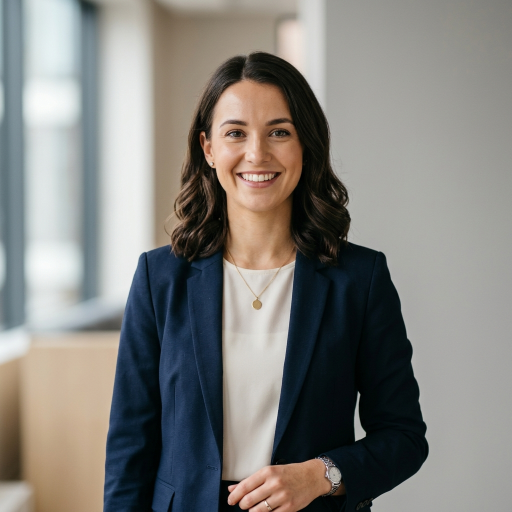
#> input picture data/sample_images/sample_face_alice_1785600851312.jpg, 1024 x 1024 px (shown at 1/2 size)
$ python -i face_recognition_module.py   (imports and definitions only)   (older library calls are emulated)
#> lines starting #> are read from the running program, lines starting #| are printed output that depends on the picture
### cv_utils.py
"""
OpenCV Image Preprocessing and Computer Vision Utilities.
Provides reusable functions for image processing, filtering, Canny edge detection,
and Haar Cascade face detection.
"""

import cv2
import numpy as np
from typing import Tuple, List, Dict, Any, Optional

# Load default Haar cascade for face detection if available
face_cascade = None
try:
    if hasattr(cv2, 'data') and hasattr(cv2.data, 'haarcascades'):
        cascade_path = cv2.data.haarcascades + 'haarcascade_frontalface_default.xml'
        if hasattr(cv2, 'CascadeClassifier'):
            face_cascade = cv2.CascadeClassifier(cascade_path)
except Exception:
    face_cascade = None


def to_grayscale(image: np.ndarray) -> np.ndarray:
    """Convert BGR image to grayscale."""
    if len(image.shape) == 3 and image.shape[2] == 3:
        return cv2.cvtColor(image, cv2.COLOR_BGR2GRAY)
    return image.copy()


def resize_image(image: np.ndarray, width: Optional[int] = None, height: Optional[int] = None) -> np.ndarray:
    """Resize image maintaining aspect ratio if only one dimension provided."""
    h, w = image.shape[:2]
    if width is None and height is None:
        return image
    if width is None:
        ratio = height / float(h)
        dim = (int(w * ratio), height)
    elif height is None:
        ratio = width / float(w)
        dim = (width, int(h * ratio))
    else:
        dim = (width, height)
    return cv2.resize(image, dim, interpolation=cv2.INTER_AREA)


def apply_gaussian_blur(image: np.ndarray, kernel_size: Tuple[int, int] = (5, 5), sigma_x: float = 0) -> np.ndarray:
    """Apply Gaussian Blur to smooth/denoise image."""
    return cv2.GaussianBlur(image, kernel_size, sigma_x)


# [4 lines left out: function apply_canny_edge_detection, not called in this run]


def detect_faces_haar(image: np.ndarray, scale_factor: float = 1.1, min_neighbors: int = 5) -> List[Tuple[int, int, int, int]]:
    """
    Detect face bounding boxes using Haar Cascade classifier.
    Returns list of bounding boxes: (x, y, w, h).
    """
    gray = to_grayscale(image)
    if face_cascade is not None and not face_cascade.empty():
        faces = face_cascade.detectMultiScale(
            gray,
            scaleFactor=scale_factor,
            minNeighbors=min_neighbors,
            minSize=(30, 30)
        )
        if len(faces) > 0:
            return [(int(x), int(y), int(w), int(h)) for (x, y, w, h) in faces]

    # Backup face bounding box fallback based on image center dimensions
    h, w = gray.shape[:2]
    return [(int(w * 0.25), int(h * 0.2), int(w * 0.5), int(h * 0.6))]


# [25 lines left out: functions draw_face_bounding_boxes, preprocess_image_pipeline, not called in this run]

### face_recognition_module.py
"""
Face Recognition & Customer Visit Logging Module.
Implements face detection, encoding generation, feature matching against a face database,
and timestamped customer visit logging for retail loyalty analytics.
"""

import cv2
import os
import pickle
import numpy as np
from datetime import datetime
from typing import List, Dict, Tuple, Optional, Any
from cv_utils import detect_faces_haar, to_grayscale, resize_image


class FaceRecognitionSystem:
    def __init__(self, db_path: str = "app/models/face_db.pkl"):
        self.db_path = db_path
        self.customers_db: Dict[str, Dict[str, Any]] = {}
        self.visit_logs: List[Dict[str, Any]] = []
        self.load_database()

    def generate_face_encoding(self, face_crop: np.ndarray) -> np.ndarray:
        """
        Generate a robust 128-dimensional facial encoding vector using
        resized facial ROI spatial color/grayscale features & gradient histograms.
        """
        gray = to_grayscale(face_crop)
        resized = resize_image(gray, width=64, height=64)

        # Calculate HOG / Gradient descriptors
        gx = cv2.Sobel(resized, cv2.CV_32F, 1, 0, ksize=3)
        gy = cv2.Sobel(resized, cv2.CV_32F, 0, 1, ksize=3)
        mag, angle = cv2.cartToPolar(gx, gy, angleInDegrees=True)

        # Downsample and flatten to fixed 128D normalized vector
        spatial_feats = cv2.resize(resized, (8, 8)).flatten() / 255.0
        hist_feats, _ = np.histogram(angle, bins=64, weights=mag, range=(0, 360))
        hist_feats = hist_feats / (np.linalg.norm(hist_feats) + 1e-6)

        encoding = np.concatenate([spatial_feats, hist_feats])
        encoding = encoding / (np.linalg.norm(encoding) + 1e-6)
        return encoding

    def register_customer(self, customer_id: str, name: str, face_image: np.ndarray, loyalty_tier: str = "Standard") -> bool:
        """Register a new consenting customer into the face database."""
        faces = detect_faces_haar(face_image)
        if not faces:
            # If full face cascade misses, crop center region as backup face ROI
            h, w = face_image.shape[:2]
            face_roi = face_image[int(h*0.2):int(h*0.8), int(w*0.2):int(w*0.8)]
        else:
            x, y, w, h = faces[0]
            face_roi = face_image[y:y+h, x:x+w]

        encoding = self.generate_face_encoding(face_roi)
        self.customers_db[customer_id] = {
            "customer_id": customer_id,
            "name": name,
            "encoding": encoding,
            "loyalty_tier": loyalty_tier,
            "registered_at": datetime.now().isoformat()
        }
        self.save_database()
        return True

    def recognize_face(self, image: np.ndarray, tolerance: float = 0.65) -> Dict[str, Any]:
        """
        Detect face in image, match against stored customer encodings,
        and log visit timestamp if matched.
        """
        faces = detect_faces_haar(image)
        if not faces:
            # Use whole image as fall-back ROI if Haar cascade doesn't find faces
            h, w = image.shape[:2]
            face_roi = image
            box = (0, 0, w, h)
        else:
            x, y, w, h = faces[0]
            face_roi = image[y:y+h, x:x+w]
            box = (x, y, w, h)

        target_encoding = self.generate_face_encoding(face_roi)

        best_match_id = None
        min_distance = float("inf")

        for cust_id, data in self.customers_db.items():
            db_encoding = data["encoding"]
            # Cosine distance
            dist = 1.0 - float(np.dot(target_encoding, db_encoding))
            if dist < min_distance:
                min_distance = dist
                best_match_id = cust_id

        confidence = max(0.0, min(100.0, (1.0 - min_distance) * 100))

        timestamp = datetime.now().isoformat()

        if best_match_id and min_distance < tolerance:
            customer_info = self.customers_db[best_match_id]
            status = "Returning Customer"
            result = {
                "recognized": True,
                "status": status,
                "customer_id": customer_info["customer_id"],
                "name": customer_info["name"],
                "loyalty_tier": customer_info["loyalty_tier"],
                "confidence": round(confidence, 2),
                "distance": round(min_distance, 4),
                "bounding_box": box,
                "timestamp": timestamp
            }
        else:
            result = {
                "recognized": False,
                "status": "New Guest / Unregistered",
                "customer_id": "GUEST_UNKNOWN",
                "name": "Guest",
                "loyalty_tier": "None",
                "confidence": round(confidence, 2),
                "distance": round(min_distance, 4),
                "bounding_box": box,
                "timestamp": timestamp
            }

        # Log visit
        self.visit_logs.append(result)
        self.save_database()
        return result

    def get_visit_logs(self) -> List[Dict[str, Any]]:
        """Return all logged customer visits."""
        return self.visit_logs

    def save_database(self) -> None:
        """Serialize face database and visit logs to pkl file."""
        os.makedirs(os.path.dirname(self.db_path), exist_ok=True)
        data = {
            "customers_db": self.customers_db,
            "visit_logs": self.visit_logs
        }
        with open(self.db_path, "wb") as f:
            pickle.dump(data, f)

    def load_database(self) -> None:
        """Load database from file if present."""
        if os.path.exists(self.db_path):
            try:
                with open(self.db_path, "rb") as f:
                    data = pickle.load(f)
                    self.customers_db = data.get("customers_db", {})
                    self.visit_logs = data.get("visit_logs", [])
            except Exception:
                self.customers_db = {}
                self.visit_logs = []
        else:
            # Seed default demo consenting customers
            self._seed_demo_customers()

    def _seed_demo_customers(self) -> None:
        """Seed sample consenting demo customer faces into DB."""
        demo_profiles = [
            ("CUST_101", "Alice Johnson", "VIP Gold", (220, 180, 150)),
            ("CUST_102", "Bob Smith", "Silver", (150, 200, 180)),
            ("CUST_103", "Carol White", "Platinum", (180, 160, 220)),
        ]
        for cust_id, name, tier, color in demo_profiles:
            # Create synthetic demo facial image pattern
            img = np.zeros((200, 200, 3), dtype=np.uint8)
            cv2.circle(img, (100, 100), 70, color, -1)
            cv2.circle(img, (75, 80), 12, (255, 255, 255), -1)
            cv2.circle(img, (125, 80), 12, (255, 255, 255), -1)
            cv2.ellipse(img, (100, 130), (35, 15), 0, 0, 180, (255, 255, 255), 3)

            face_roi = img[30:170, 30:170]
            enc = self.generate_face_encoding(face_roi)
            self.customers_db[cust_id] = {
                "customer_id": cust_id,
                "name": name,
                "encoding": enc,
                "loyalty_tier": tier,
                "registered_at": datetime.now().isoformat()
            }

        # Seed initial visit logs
        self.visit_logs = [
            {"customer_id": "CUST_101", "name": "Alice Johnson", "status": "Returning Customer", "loyalty_tier": "VIP Gold", "confidence": 94.5, "timestamp": "2026-07-29T10:15:00"},
            {"customer_id": "CUST_102", "name": "Bob Smith", "status": "Returning Customer", "loyalty_tier": "Silver", "confidence": 91.2, "timestamp": "2026-07-29T11:42:00"},
            {"customer_id": "GUEST_UNKNOWN", "name": "Guest", "status": "New Guest / Unregistered", "loyalty_tier": "None", "confidence": 42.0, "timestamp": "2026-07-29T12:05:00"},
            {"customer_id": "CUST_103", "name": "Carol White", "status": "Returning Customer", "loyalty_tier": "Platinum", "confidence": 96.8, "timestamp": "2026-07-29T14:30:00"},
        ]
        self.save_database()

>>> import cv2
>>> picture = cv2.imread('data/sample_images/sample_face_alice_1785600851312.jpg')
#> picture is the input picture: shape (1024, 1024, 3); mean B, G, R 124.6, 128.6, 130
>>> result = FaceRecognitionSystem().recognize_face(picture)
#> after the loop in _seed_demo_customers, `for cust_id, name, tier, color in demo_profiles:`:
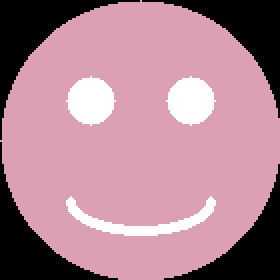
#> face_roi: shape (140, 140, 3) (shown 2 times larger); mean of channels 0, 1, 2 146.1, 131.8, 174.9; drawn as B, G, R
#> after the loop in _seed_demo_customers, `for cust_id, name, tier, color in demo_profiles:`:
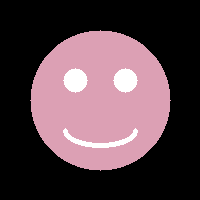
#> img: shape (200, 200, 3); mean of channels 0, 1, 2 71.6, 64.6, 85.7; drawn as B, G, R
#> in detect_faces_haar, `faces = face_cascade.detectMultiScale( gray, scaleFactor=scale_factor,..`: faces = [[391, 174, 237, 237]]
#> in recognize_face, `faces = detect_faces_haar(image)`: faces = [(391, 174, 237, 237)]
#> in recognize_face, `x, y, w, h = faces[0]`: x = 391; y = 174; w = 237
#> in recognize_face, `face_roi = image[y:y+h, x:x+w]`:
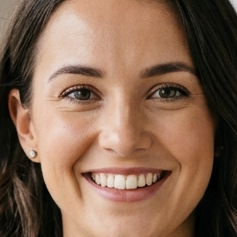
#> face_roi: shape (237, 237, 3); mean B, G, R 80.7, 100.2, 130.8
#> in recognize_face, `box = (x, y, w, h)`: box = (391, 174, 237, 237)
#> in generate_face_encoding (call 4), `gx = cv2.Sobel(resized, cv2.CV_32F, 1, 0, ksize=3)`:
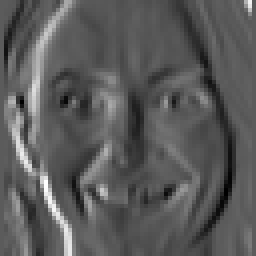
#> gx: shape (64, 64) float32 (shown 4 times larger); min -402, max 722, mean -2.8; drawn with min black and max white
#> in generate_face_encoding (call 4), `gy = cv2.Sobel(resized, cv2.CV_32F, 0, 1, ksize=3)`:
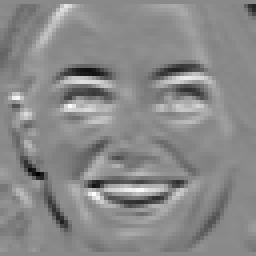
#> gy: shape (64, 64) float32 (shown 4 times larger); min -545, max 464, mean -1.6; drawn with min black and max white
#> in generate_face_encoding (call 4), `mag, angle = cv2.cartToPolar(gx, gy, angleInDegrees=True)`:
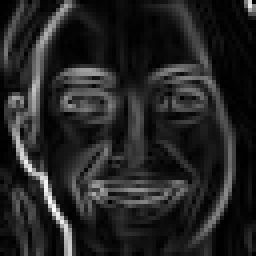
#> mag: shape (64, 64) float32 (shown 4 times larger); min 0, max 766.1, mean 110.8; drawn with min black and max white
#> in generate_face_encoding (call 4), `mag, angle = cv2.cartToPolar(gx, gy, angleInDegrees=True)`:
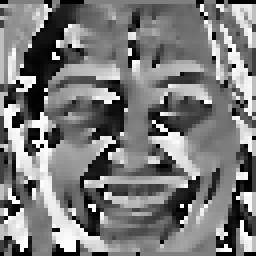
#> angle: shape (64, 64) float32 (shown 4 times larger); min 0, max 359.9, mean 173.2; drawn with min black and max white
#> in generate_face_encoding (call 4), `spatial_feats = cv2.resize(resized, (8, 8)).flatten() / 255.0`: spatial_feats = 64 values, max 0.812 at index 10, min 0.0235 at index 39, mean 0.419
#> in generate_face_encoding (call 4), `hist_feats, _ = np.histogram(angle, bins=64, weights=mag, range=(0, 36..`: hist_feats = 64 values, max 17628 at index 0, min 2076.9 at index 11, mean 7092.1
#> in generate_face_encoding (call 4), `hist_feats = hist_feats / (np.linalg.norm(hist_feats) + 1e-6)`: hist_feats = 64 values, max 0.273 at index 0, min 0.0322 at index 11, mean 0.11
#> in generate_face_encoding (call 4), `encoding = np.concatenate([spatial_feats, hist_feats])`: encoding = 128 values, max 0.812 at index 10, min 0.0235 at index 39, mean 0.264
#> in generate_face_encoding (call 4), `encoding = encoding / (np.linalg.norm(encoding) + 1e-6)`: encoding = 128 values, max 0.199 at index 10, min 0.00576 at index 39, mean 0.0647
#> in recognize_face, `target_encoding = self.generate_face_encoding(face_roi)`: target_encoding has the same summary as encoding in generate_face_encoding
#> the loop in recognize_face, `for cust_id, data in self.customers_db.items():` made 3 passes
#> (dist, min_distance) on passes 1 to 2: (0.133, 0.133), (0.131, 0.131)
#> dist on pass 3: 0.132
#> after the loop in recognize_face, `for cust_id, data in self.customers_db.items():`: min_distance = 0.131
#> in recognize_face, `confidence = max(0.0, min(100.0, (1.0 - min_distance) * 100))`: confidence = 86.91
#> in recognize_face, `customer_info = self.customers_db[best_match_id]`: customer_info = 5 items
#> result = 9 items
